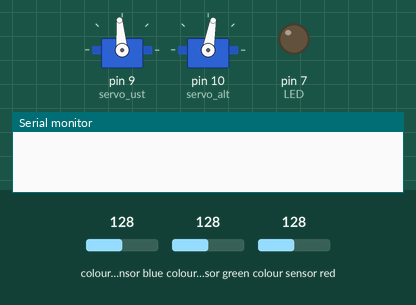
Recording of a sketch running on a simulated Arduino Uno, built with avr-gcc and run on an emulated ATmega328P. Parts: 2 × servo, output pins drawn as LEDs (lit = HIGH), the last lines printed to the serial monitor. Wiring (inferred from the names in the program): TCS3200 colour sensor: output pin 2; S2 pin 3; S3 pin 4; S0 pin 5; S1 pin 6. The test bench sets the inputs (shaded band); at power-on: colour sensor blue 128, colour sensor green 128, colour sensor red 128. Pins used as bus, display or sensor lines are not drawn.

Above: at 0.05 s.
At 2.55 s:
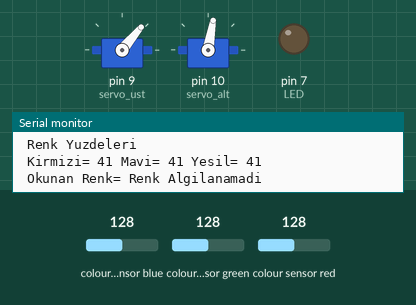
Timing chart, 0 to 7.1 s (numbered marks = the images above):
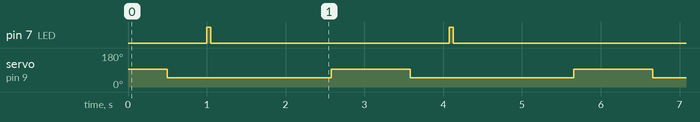

Measured:
- by itself, pin 7 (LED): alternates HIGH for 0.05 s and LOW for 3.0 s
- by itself, servo on pin 9 (servo_ust): alternates 95° for 1.0 s and 50° for 2.1 s

The sketch:

Renk_ay_rma_robot.ino
```cpp
/* Renk Ayıklama Robotu */

#include <Servo.h>      //Servo motorlar için servo kütüphanesi programa dahil edildi

Servo servo_ust;        //üstteki motor için servo_ust isimli bir nesne tanımlandı
Servo servo_alt;        //alttaki motor için servo_alt isimli bir nesne tanımlandı

/*Sensör üzerindeki pinlerin bağlı oldu arduino pinleri tanımlandı*/
int S0 = 5, S1 = 6, S2 = 3, S3 = 4;
int OUT = 2;
int LED = 7;    // OE pini

/* Renk yüzdeleri tanımlanıyor. Bu sayılar ortama ve sensöre göre değişiklik gösterebilir. */
int RenkYuzdesi[5][3] = {
{40,40,33},     // Sarı renk için (Kırmızı, Yeşil ve Mavi yüzdeleri. Renkler bu ana renklerden oluşmaktadır)
{33,40,28},     // Mavi renk
{40,50,33},     // Beyaz renk
{40,40,28},     // Kırmızı renk
{33,40,33} };   // Yeşil renk

//Renkler için bir dizi oluşturuldu. Nesnenin rengi buradan çağırılır ve yazdırılır
String Renkler[5]={"Sari", "Mavi", "Beyaz", "Kirmizi", "Yesil"};

int aralik = 4;     // Sensör hassasiyeti. Bu değer yüksek olursa renkler karışabilir
int KirmiziYuzdesi, YesilYuzdesi, MaviYuzdesi;  //Renk yüzdeleri için değişkenler oluşturuldu

int renk;         //renk isimli değişken oluşturuldu
int okunduMu;     //okunduMu isimli değişken oluşturuldu

void setup() {
Serial.begin(9600);   //seri monitör için başlangıç ayarları yapıldı
pinMode(S0,OUTPUT);   //Sensör pinleri çıkış olarak tanımlandı
pinMode(S1,OUTPUT);
pinMode(S2,OUTPUT);
pinMode(S3,OUTPUT);
pinMode(LED,OUTPUT);
pinMode(OUT,INPUT);   //OUT pini giriş olarak tanımlandı

servo_ust.attach(9);   //üstteki servo motorun sinyal pini 9 numralı arduino pinine bağlandı
servo_alt.attach(10);  //alttaki servo motorun sinyal pini 10 numralı arduino pinine bağlandı

servo_ust.write(95);   //başlangıçta üst servo motor açısı 95 derecede konumlansın
servo_alt.write(80);   //başlangıçta alt servo motor açısı 80 derecede konumlansın
}

void loop() {
//üstteki servo motor 95 ile 50 derece arasında gidip gelsin ve borudan pulu alıp sensöre getirsin
servo_ust.write(95);  //Borunun konumu
delay(500);           //500 milisaniye bekleme
servo_ust.write(50);  //Renk sensörünün konumu
delay(500);

RengiTanimla();       //Pulun rengini tespit etmek için RengiTanimla fonksiyonu çağırıldı ve çalıştırıldı
delay(1000);          //1 saniye bekleme

/* pulların renklerine göre alttaki servo motor doğru bardağa konumlanıyor*/
if(renk==0)servo_alt.write(35);     //Pulun rengi sarı ise alttaki servo motor 35 dereceye konumlansın
if(renk==1)servo_alt.write(60);     //Pulun rengi mavi ise alttaki servo motor 60 dereceye konumlansın
if(renk==3)servo_alt.write(85);     //Pulun rengi kırmızı ise alttaki servo motor 85 dereceye konumlansın
if(renk==4)servo_alt.write(110);    //Pulun rengi yeşil ise alttaki servo motor 110 dereceye konumlansın
delay(500);    //500 milisaniye bekleme

if(okunduMu==1){        //pulun rengi tespit edildi ise üstteki servo motor 5 dereceye gelsin ve holuğa pulu bıraksın
  servo_ust.write(5);
  delay(500);
}

if(okunduMu==0){        //pulun rengi tespit edilemediyse üstteki servo motor 95 dereceye yani boru hizasına gidip pul alsın
  servo_ust.write(95);
  delay(500);
}
}

/*TCS3200 renk sensörü üzerindeki pinler aktif edilerek renkler tanımlanıyor. Renk tanımlanması için gerekli fonksiyonlar*/
void TCS3200_Ac() {       //sensörü açmak için gerekli fonksiyon
digitalWrite(LED,HIGH);   //LED pini aktif yani 5V gönderildi
digitalWrite(S0,HIGH);    //S0 pini aktif
digitalWrite(S1,HIGH);    //S1 pini aktif
delay(10);
}

void TCS3200_Kapat() {    //sensörü kapatmak için gerekli fonksiyon
digitalWrite(LED,LOW);    //LED pini pasif yani kapalı
digitalWrite(S0,LOW);     //S0 pini pasif
digitalWrite(S1,LOW);     //S1 pini pasif
delay(5);
}

void Filtresiz() {        //Filtresiz fonksiyonu
digitalWrite(S2,HIGH);
digitalWrite(S3,LOW);
delay(10);
}

void KirmiziFiltre() {    //KirmiziFiltre fonksiyonu
digitalWrite(S2,LOW);
digitalWrite(S3,LOW);
delay(10);
}

void YesilFiltre() {      //YesilFiltre fonksiyonu
digitalWrite(S2,HIGH);
digitalWrite(S3,HIGH);
delay(10);
}

void MaviFiltre() {       //MaviFiltre fonksiyonu
digitalWrite(S2,LOW);
digitalWrite(S3,HIGH);
delay(10);
}

void RengiTanimla() {     //Renk tanımlamasının yapıldığı foksiyon. Renk yüzdeleri tespit ediliyor
float BeyazFrekansi,KirmiziFrekansi,YesilFrekansi,MaviFrekansi;
TCS3200_Ac();
Filtresiz();
BeyazFrekansi = float(pulseIn(OUT,LOW,40000));
KirmiziFiltre();
KirmiziFrekansi = float(pulseIn(OUT,LOW,40000));
YesilFiltre();
YesilFrekansi = float(pulseIn(OUT,LOW,40000));
MaviFiltre();
MaviFrekansi = float(pulseIn(OUT,LOW,40000));

TCS3200_Kapat();
KirmiziYuzdesi = int((BeyazFrekansi / KirmiziFrekansi) * 100.0);
YesilYuzdesi = int((BeyazFrekansi / YesilFrekansi) * 100.0);
MaviYuzdesi = int((BeyazFrekansi / MaviFrekansi) * 100.0);
RengiBul();
}

void RengiBul() {     //Renk yüzdelerine göre seri ekrana rengin yazdırılması
Serial.println(" Renk Yuzdeleri");
Serial.print(" Kirmizi= ");
Serial.print(KirmiziYuzdesi);
Serial.print(" Mavi= ");
Serial.print(MaviYuzdesi);
Serial.print(" Yesil= ");
Serial.println(YesilYuzdesi);
Serial.println();
Serial.print(" Okunan Renk= ");

okunduMu=0;   //okunduMu değişkeni 0 yapılıyor

//for döngüsü ile tespit edilen renk yüzdeleri ve rengin ismi yazdırılıyor
for(renk =0; renk < 5; renk ++) {
if(KirmiziYuzdesi > RenkYuzdesi[renk][0] - aralik && KirmiziYuzdesi < RenkYuzdesi[renk][0] + aralik &&
MaviYuzdesi > RenkYuzdesi[renk][1] - aralik && MaviYuzdesi < RenkYuzdesi[renk][1] + aralik &&
YesilYuzdesi > RenkYuzdesi[renk][2] - aralik && YesilYuzdesi < RenkYuzdesi[renk][2] + aralik ){
Serial.println(Renkler[renk]);
okunduMu=1;   //okunduMu değişkeni 1 yapılıyor
break;        //döngüden çıkılıyor
}
}

if(okunduMu == 0)     //okunduMu değişkeni 0 ise ekrana Renk Algılanamadı yazılıyor
Serial.println("Renk Algilanamadi");
Serial.println();
}
```
